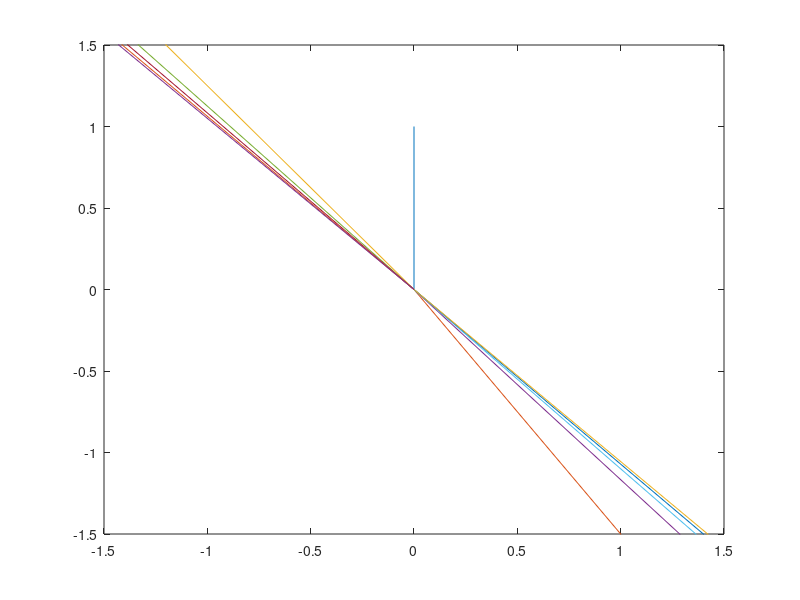

Write MATLAB code to recreate this figure.
% This script displays the progress of a difference equation 
% that plots a circle for sufficiently small time steps
U_0 = [0; 1];
plot([0, U_0(1)], [0, U_0(2)]);
hold on;
xlim([-1.5, 1.5]); ylim([-1.5, 1.5]);
delta_t = sqrt(2)^2;
A = [1, delta_t; -delta_t, -(delta_t.^2)+1];
U_n = A*U_0;

for i = 1:10
    plot([0, U_n(1)], [0, U_n(2)]);
    U_n = A*U_n;
end
